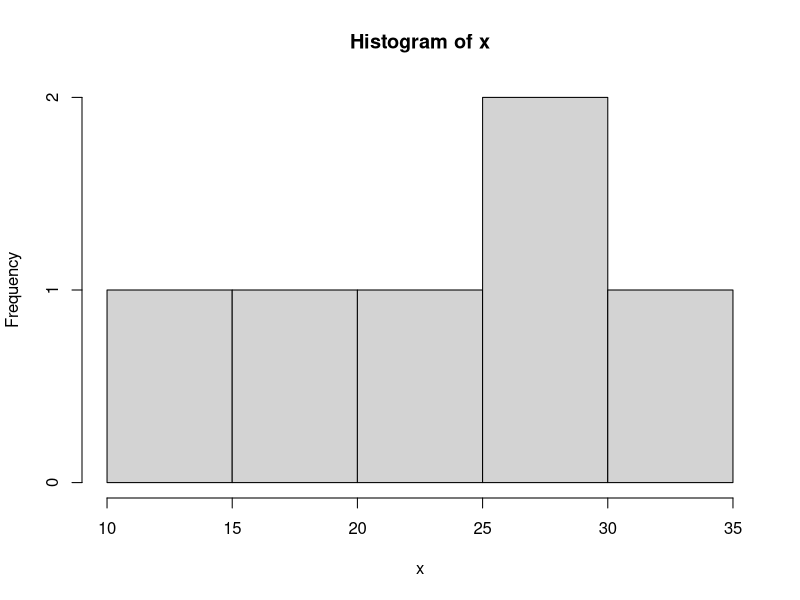

Write the R code that produced this figure. (Note: this script raises an error after producing the figure.)
#-----豊田本7.4-----#
# 幾何分布を用いた推測

N<-6
x <- c(19, 34, 11, 26, 22, 30)

hist(x)
code <- '
data{
  int<lower=0> N;
  int<lower=0> x[N];
}

transformed data{
  int<lower=0> n[N];
  for(i in 1:N)
    n[i] <- x[i]-1;
}

parameters{
  real<lower=0> beta;
}

transformed parameters{
  real<lower=0, upper=1> theta;
  theta <- beta/(beta+1);
}

model{
  n ~ neg_binomial(1,beta);
}
'

dat <- list(N=N, x=x)
fit <- stan(model_code = code, data = dat)